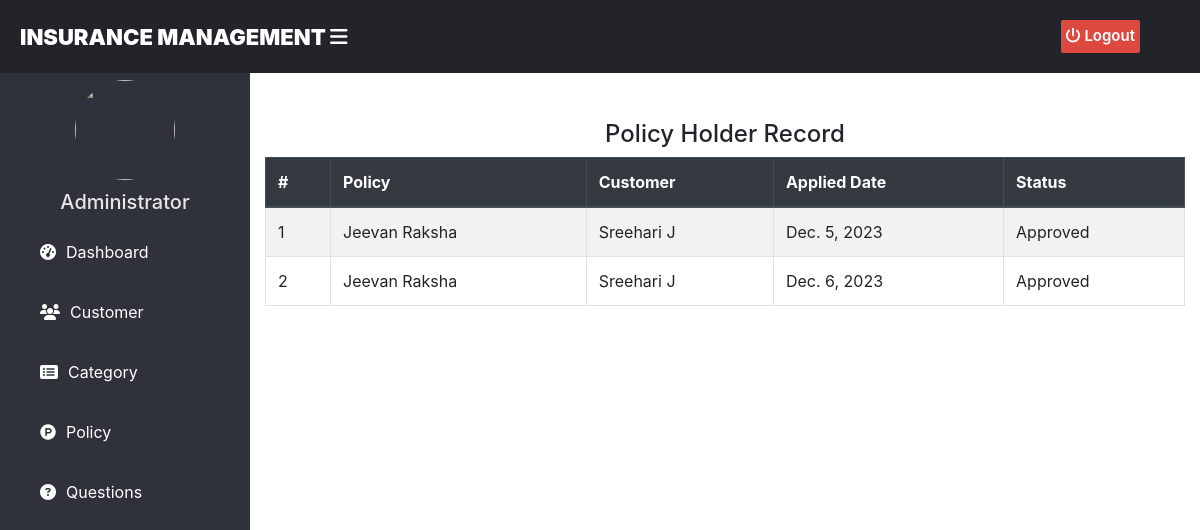
The page /admin-view-approved-policy-holder on the database as committed earlier.
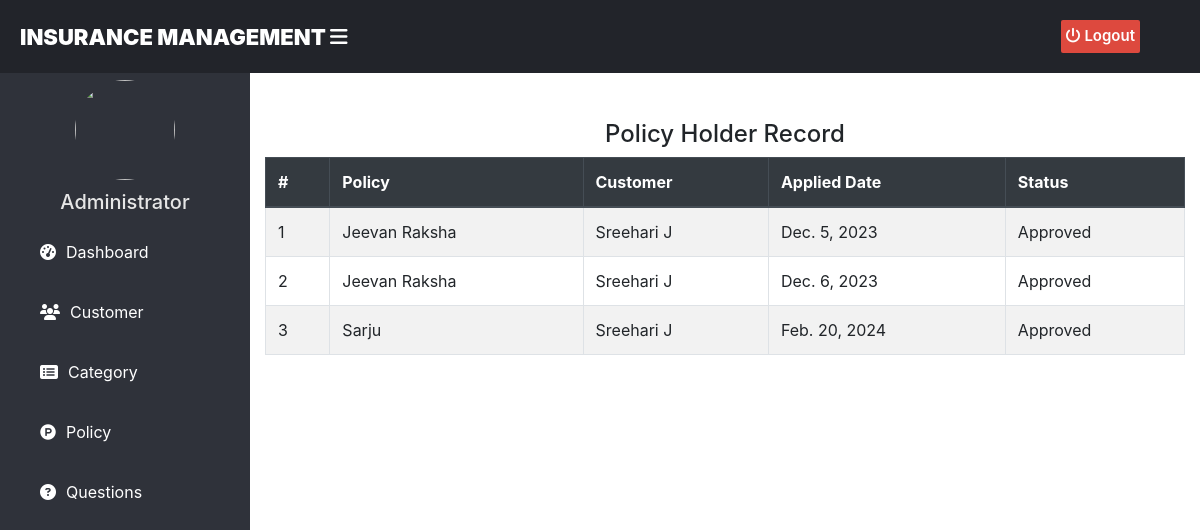
The same page on the database as committed later.
### home/models.py (models this page shows, shortened)
class PolicyRecord(models.Model):
    customer= models.ForeignKey(Customer, on_delete=models.CASCADE)
    Policy= models.ForeignKey(Policy, on_delete=models.CASCADE)
    status = models.CharField(max_length=100,default='Pending')
    creation_date =models.DateField(auto_now=True)

class Policy(models.Model):
    category= models.ForeignKey('Category', on_delete=models.CASCADE)
    policy_name=models.CharField(max_length=200)
    sum_assurance=models.PositiveIntegerField()
    premium=models.PositiveIntegerField()
    tenure=models.PositiveIntegerField()
    creation_date =models.DateField(auto_now=True)
    def __str__(self):
        return self.policy_name

class Customer(models.Model):
    user = models.OneToOneField(User, on_delete=models.CASCADE)
    first_name = models.CharField(max_length=30)
    last_name = models.CharField(max_length=30)
    phone = models.CharField(max_length=10, unique=True)
    address = models.TextField()
    image = models.ImageField(upload_to="images/customer_images/", blank=True, null=True)
    def __str__(self):
        return f"{self.first_name} {self.last_name}"

### home/views.py (the view)
# urls.py: path('admin-view-approved-policy-holder', views.admin_view_approved_policy_holder_view,name='admin-view-approved-policy-holder'),
def admin_view_approved_policy_holder_view(request):
    policyrecords = models.PolicyRecord.objects.all().filter(status='Approved')
    return render(request,'admin/admin_view_approved_policy_holder.html',{'policyrecords':policyrecords})

### templates/admin/admin_view_approved_policy_holder.html (shortened to what this page needs)
{% extends 'adminbase.html' %}
{% block content %}
{%load static%}
<head>
  <link href="http://netdna.bootstrapcdn.com/bootstrap/4.0.0-beta/css/bootstrap.min.css" rel="stylesheet">
    <link rel="stylesheet" href="https://maxcdn.bootstrapcdn.com/bootstrap/4.4.1/css/bootstrap.min.css">
    <link href="https://maxcdn.bootstrapcdn.com/font-awesome/4.3.0/css/font-awesome.min.css" rel="stylesheet">
</head>
<div class="container">
  <div class="panel panel-primary">
    <div class="panel-heading">
      <h4 class="text-center">Policy Holder Record</h4>
    </div>
    <table class="table table-hover table-bordered table-striped" id="dev-table">
      <thead class="thead-dark">
        <tr>
        <th>#</th>
          <th>Policy</th>
          <th>Customer</th>
          <th> Applied Date</th>
          <th>Status</th>
        </tr>
      </thead>
      {% for t in policyrecords %}
      <tr>
        <td> {{ forloop.counter }}</td>
        <td> {{t.Policy}}</td>
        <td> {{t.customer}}</td>
        <td>{{t.creation_date}}</td>
        <td>{{t.status}}</td>
      </tr>
      {% endfor %}
    </table>
  </div>
</div>
<br><br><br><br><br><br>
{% endblock content %}

Rows that differ between the two databases and show on the page:
now on this page (row edited): PolicyRecord: Policy "Sarju", customer "Sreehari J", creation_date "Feb. 20, 2024", status "Approved"
